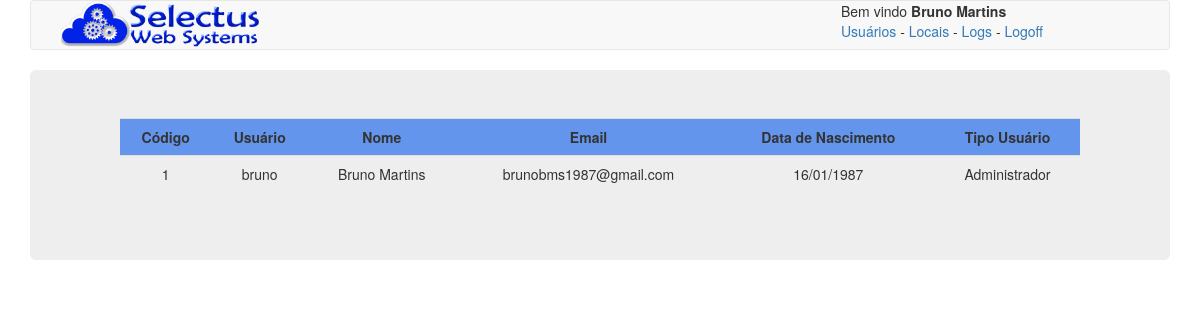
/index.php?pag=7&id=1 (signed in), run on the app's committed database.
### tables this page shows
CREATE TABLE `pessoa` (
  `id` int(11) NOT NULL,
  `pessoaNome` varchar(45) NOT NULL,
  `pessoaCPF` varchar(14) NOT NULL DEFAULT '999.999.999-99',
  `pessoaNascimento` date NOT NULL,
  `pessoaTelefone` varchar(12) DEFAULT NULL,
  `pessoaCelular` varchar(12) DEFAULT NULL,
  `pessoaRFID` varchar(45) DEFAULT NULL,
  `pessoaLogin` varchar(45) NOT NULL,
  `pessoaSenha` varchar(45) NOT NULL,
  `pessoaEmail` varchar(45) NOT NULL,
  `tipoUsuario_id` int(11) NOT NULL
);

### config/conexao.php (called while the page is built, shortened)
<?php
function busca($conexao, $query) {
    try {
        mysqli_set_charset($conexao, "utf8");
        return mysqli_query($conexao, $query);
    } catch (Exception $e) {
        desconecta($conexao);
        return NULL;
    }
}
?>

### usuarios/visualizar.php (the view, shortened to what this page needs)
<?php
$conexao = conecta();
$resultado = busca($conexao, "SELECT * from pessoa where id={$_GET['id']}");
$usuario = mysqli_fetch_array($resultado);
?>
<div id="div_impressao">
    <div class="container-fluid">
        <div  class="container" >
            <div class="row">
                <div class="col-md-12" >
                    <table class="table">
                        <tbody><tr  style="background-color:#6495ED;">
                                <th>Código</th>
                                <th>Usuário</th>
                                <th>Nome</th>
                                <th>Email</th>
                                <th>Data de Nascimento</th>
                                <th>Tipo Usuário</th>
                            </tr>
                            <tr>
                                <td><?= $usuario['id']; ?></td>
                                <td><?= $usuario['pessoaLogin']; ?></td>
                                <td><?= $usuario['pessoaNome']; ?></td>
                                <td><?= $usuario['pessoaEmail']; ?></td>
                                <td><?= date('d/m/Y', strtotime($usuario['pessoaNascimento'])); ?></td>
                                <td><?= $usuario['tipoUsuario_id'] == 1 ? "Administrador" : "Usuário"; ?></td>
                            </tr>
                        </tbody>
                    </table>
                </div>
            </div>
        </div>
    </div>
</div>

### usuarios/visualizar.php (style rules this page uses)
th { text-align: center; }
td { text-align: center; }

### data on the page
pessoa: id "1", pessoaLogin "bruno", pessoaNome "Bruno Martins", pessoaEmail "brunobms1987@gmail.com", pessoaNascimento "16/01/1987"

### other printed values
$_SESSION['nomeLogado'] "Bruno Martins"
